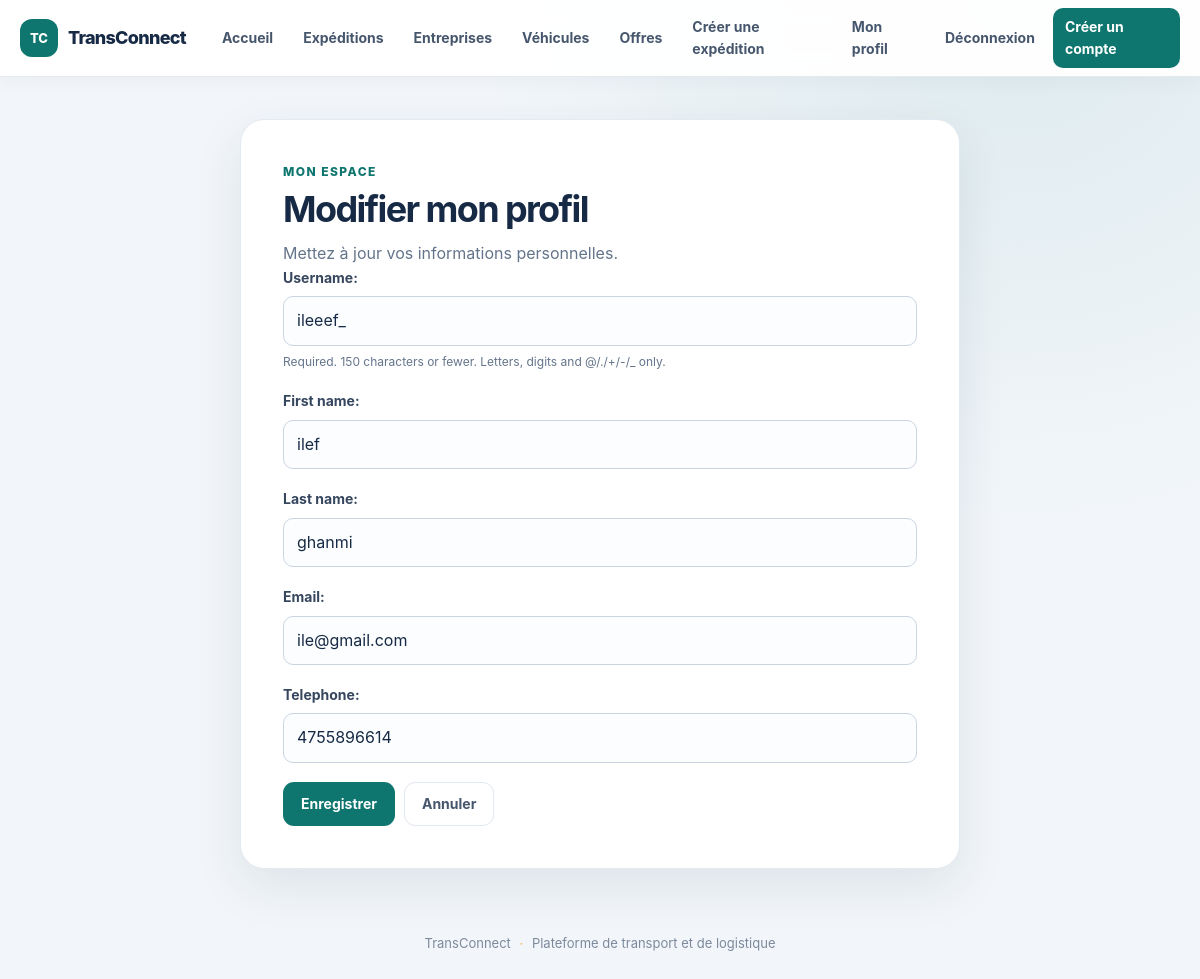
Screenshot of /profile/edit/ (signed in) with the database file from the repository.
### EntrepriseApp/models.py (models this page shows, shortened)
class utilisateur(AbstractUser):
    user_id = models.CharField(primary_key=True, max_length=8, unique=True)
    email = models.EmailField(unique=True)
    telephone = models.CharField(max_length=15, blank=True, null=True)
    role = models.CharField(max_length=20,
    choices=[('admin', 'Admin'),
    ('C', 'Chargeur'),
    ('T', 'Transporteur'),
    ], default='C')
    created_at = models.DateTimeField(auto_now_add=True)
    updated_at = models.DateTimeField(auto_now=True)

### EntrepriseApp/views.py (the view)
# urls.py: path('profile/edit/', profile_edit, name='profile-edit'),
@login_required
def profile_edit(request):
    form = ProfileForm(request.POST or None, instance=request.user)
    if request.method == 'POST' and form.is_valid():
        form.save()
        return redirect('profile')
    return render(request, 'profile/forms.html', {'form': form})

### EntrepriseApp/forms.py
class ProfileForm(forms.ModelForm):
    class Meta:
        model = get_user_model()
        fields = ('username', 'first_name', 'last_name', 'email', 'telephone')

### EntrepriseApp/templates/profile/forms.html (shortened to what this page needs)
{% extends "base.html" %}
{% block content %}
<section class="page-card page-card--narrow">
    <p class="eyebrow">Mon espace</p>
    <h1>Modifier mon profil</h1>
    <p class="page-intro">Mettez à jour vos informations personnelles.</p>
    <form class="app-form" method="post">
        {{ form.as_p }}
        <div class="button-row">
            <button class="button" type="submit">Enregistrer</button>
            <a class="button-secondary" href="{% url 'profile' %}">Annuler</a>
        </div>
    </form>
</section>
{% endblock %}

### EntrepriseApp/static/EntrepriseApp/css/site.css (style rules this page uses)
:root { color-scheme: light; --ink: #172a45; --muted: #64748b; --brand: #0e766e; --brand-dark: #0b5d57; --brand-soft: #e6f5f2; --accent: #f0b44d; --surface: #ffffff; --surface-soft: #f7fafc; --line: #e2e8f0; --danger: #b42332; --shadow: 0 18px 50px rgba(23, 42, 69, 0.09); }
* { box-sizing: border-box; }
body.app-body { min-width: 320px; min-height: 100vh; margin: 0; background: radial-gradient(ellipse at 85% 0, rgba(14, 118, 110, 0.09), transparent 34rem), #f2f6fa; color: var(--ink); font-family: Inter, "Segoe UI", Arial, sans-serif; line-height: 1.6; }
.page-card { padding: clamp(24px, 4vw, 42px); border: 1px solid rgba(226, 232, 240, 0.9); border-radius: 24px; background: var(--surface); box-shadow: var(--shadow); }
.page-card--narrow { width: min(720px, 100%); margin: 0 auto; }
.eyebrow { margin: 0 0 7px; color: var(--brand); font-size: 12px; font-weight: 800; letter-spacing: 0.12em; text-transform: uppercase; }
h1, h2, h3 { color: var(--ink); line-height: 1.2; }
h1 { margin: 0; font-size: clamp(27px, 4vw, 36px); letter-spacing: -0.045em; }
.page-intro { max-width: 640px; margin: 10px 0 0; color: var(--muted); }
.button, .button-secondary, .button-danger { display: inline-flex; min-height: 44px; align-items: center; justify-content: center; gap: 8px; padding: 10px 17px; border: 1px solid transparent; border-radius: 11px; font: inherit; font-size: 14px; font-weight: 750; text-align: center; text-decoration: none; cursor: pointer; transition: background 0.18s ease, border-color 0.18s ease, transform 0.18s ease; }
.button { background: var(--brand); color: #fff; }
.button-secondary { border-color: var(--line); background: #fff; color: #46566d; }
.record-actions, .button-row { display: flex; flex-wrap: wrap; align-items: center; gap: 9px; }
.app-form p { margin: 0 0 19px; }
.app-form label { display: block; margin-bottom: 7px; color: #35465e; font-size: 14px; font-weight: 700; }
.app-form input:not([type="checkbox"]), .app-form select, .app-form textarea { width: 100%; min-height: 46px; padding: 11px 13px; border: 1px solid #cbd5e1; border-radius: 10px; outline: none; background: #fbfdff; color: var(--ink); font: inherit; transition: border-color 0.18s ease, box-shadow 0.18s ease, background 0.18s ease; }
.helptext { display: block; margin-top: 6px; color: var(--muted); font-size: 12px; }

### rows the page displays
utilisateur: username "ileeef_", first_name "ilef", last_name "ghanmi", email "ile@gmail.com", telephone "4755896614"
